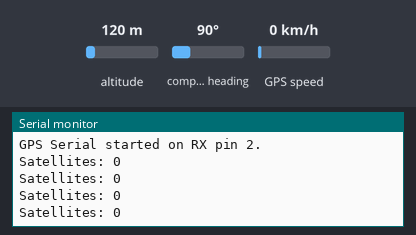
Recording of a sketch running on a simulated ESP32. Parts: the last lines printed to the serial monitor. Inputs (shaded band) come from the test bench; at power-on: altitude 120 m, compass heading 90°, GPS speed 0 km/h. The GPS gets a fix after 3 s at 37.7749, -122.4194 with 8 satellites.

Above: at 2.2 s.
2.3 s: altitude set to 20 m
At 3.6 s:
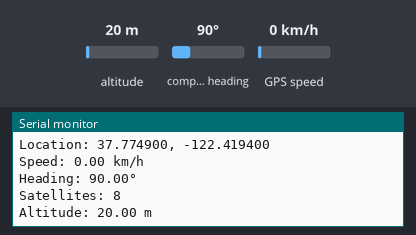
4.5 s: compass heading set to 7°
At 5.8 s:
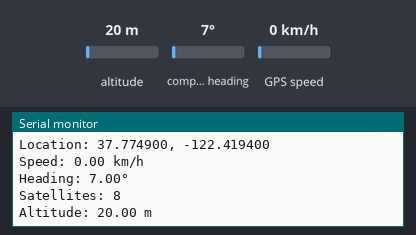

Measured:
- after the input at 2.3 s, the serial monitor: prints a new line after 0.71 s (image 1)
- after the input at 4.5 s, the serial monitor: prints a new line after 0.51 s (image 2)

The sketch:

BasicGPSCode.ino
```cpp
#include <TinyGPS++.h>
#include <HardwareSerial.h>

#define RX_PIN 4   // GPS TX → ESP32 RX (working pin)
#define TX_PIN -1  // TX not needed
#define GPS_BAUD 9600

TinyGPSPlus gps;
HardwareSerial gpsSerial(1);  // Use UART1 for GPS

void setup() {
    Serial.begin(115200);
    delay(1000);  // Wait for Serial Monitor

    Serial.println("GPS Module Test Starting...");

    gpsSerial.begin(GPS_BAUD, SERIAL_8N1, RX_PIN, TX_PIN);
    Serial.println("GPS Serial started on RX pin 2.");
}


void loop() {
    while (gpsSerial.available()) {
        char c = gpsSerial.read();
        gps.encode(c);  // Parse GPS data

        if (gps.location.isUpdated()) {
            Serial.print("Location: ");
            Serial.print(gps.location.lat(), 6);
            Serial.print(", ");
            Serial.println(gps.location.lng(), 6);
        }

        if (gps.speed.isUpdated()) {
            Serial.print("Speed: ");
            Serial.print(gps.speed.kmph());
            Serial.println(" km/h");
        }

        if (gps.course.isUpdated()) {
            Serial.print("Heading: ");
            Serial.print(gps.course.deg());
            Serial.println("°");
        }

        if (gps.satellites.isUpdated()) {
            Serial.print("Satellites: ");
            Serial.println(gps.satellites.value());
        }

        if (gps.altitude.isUpdated()) {
            Serial.print("Altitude: ");
            Serial.print(gps.altitude.meters());
            Serial.println(" m");
        }
    }
}
```
